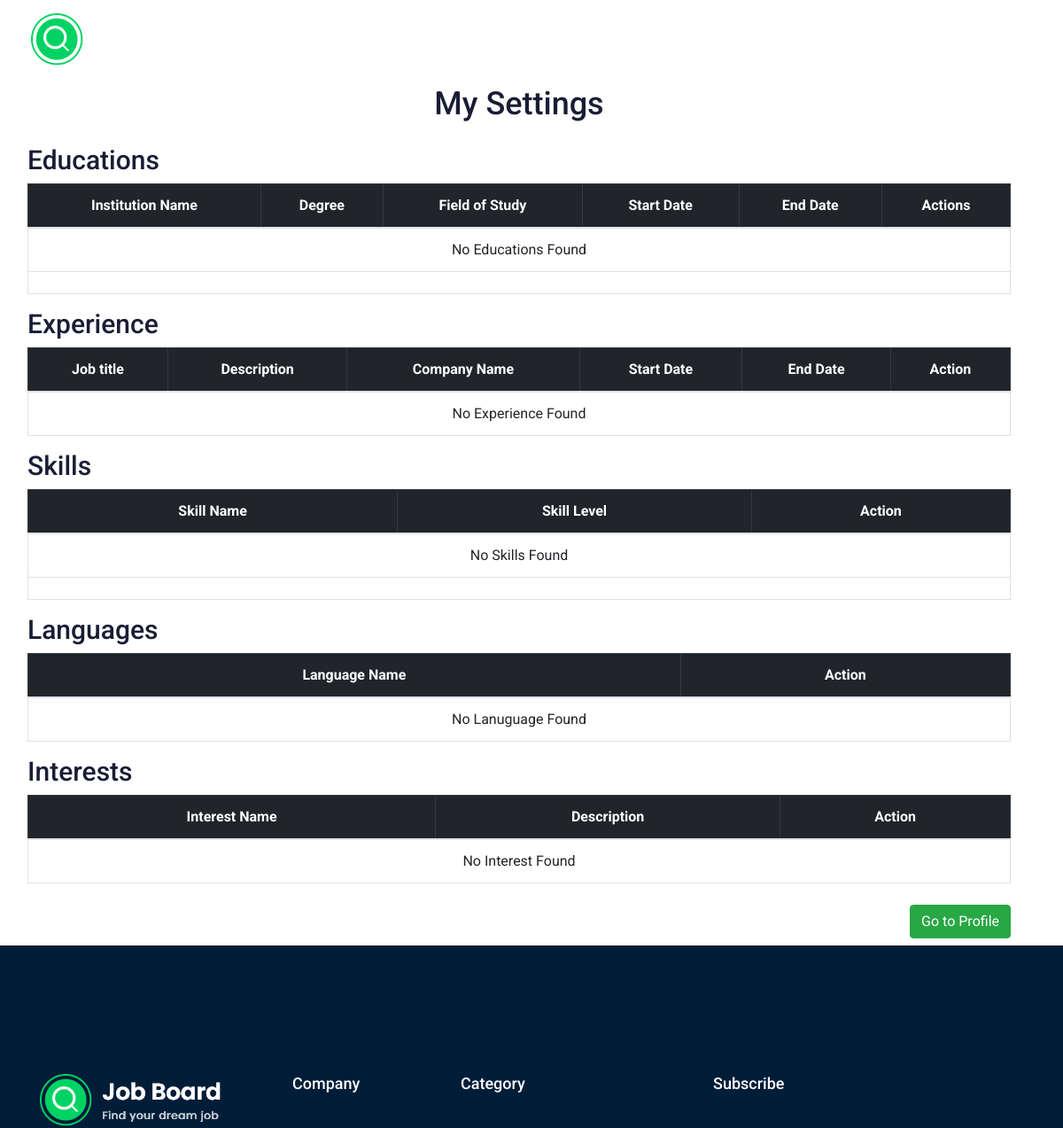
Page /my_settings/ (upper part) on the earlier database version.
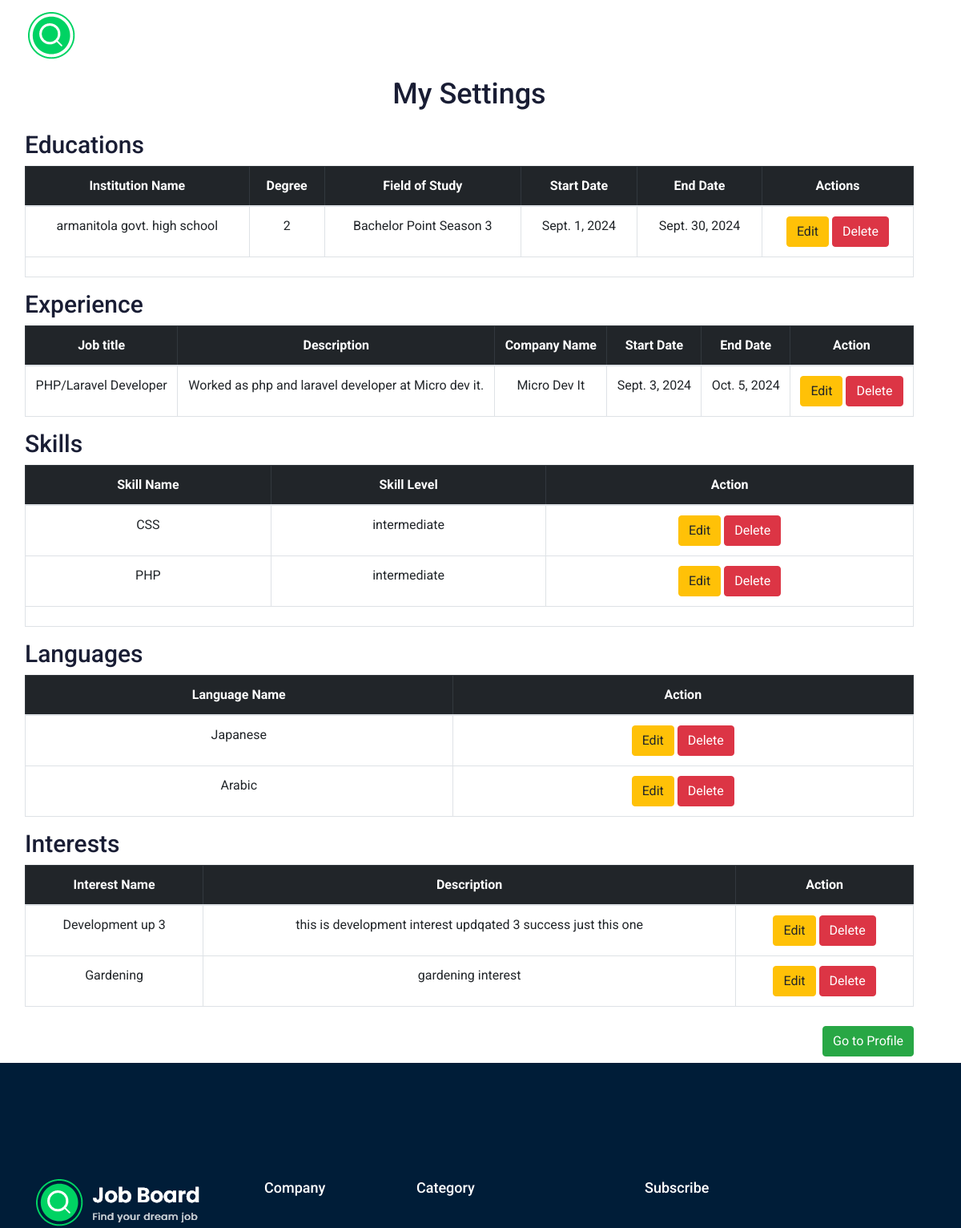
Same page on the later database version.
### App/models.py (models this page shows, shortened)
class EducationModel(models.Model):
    user = models.ForeignKey(CustomUser, on_delete=models.CASCADE, null=True)
    institution_name = models.CharField(max_length=50, null=True)
    degree = models.CharField(max_length=50, null=True)
    field_of_study = models.CharField(max_length=100, null=True)
    start_date = models.DateField(null=True)
    end_date = models.DateField(null=True)
    class meta:
        unique_together = ['user', 'institution_name', 'degree']

class ExperienceModel(models.Model):
    user = models.ForeignKey(CustomUser, on_delete=models.CASCADE, null=True)
    job_title = models.CharField(max_length=50, null=True)
    company_name = models.CharField(max_length=50, null=True)
    start_date = models.DateField(null=True)
    end_date = models.DateField(null=True)
    description = models.TextField(null=True)

class SkillModel(models.Model):
    skill_proficiency = [
        ('beginner', 'Beginner'),
        ('intermediate', 'Intermediate'),
        ('expert', 'Expert')
    ]
    user = models.ForeignKey(CustomUser,  on_delete=models.CASCADE, null=True)
    skill_name = models.CharField(max_length=100, null=True)
    skill_level = models.CharField(max_length=50, choices=skill_proficiency, null=True)
    class Meta:
        unique_together = ['user', 'skill_name']

class LanguageModel(models.Model):
    user = models.ForeignKey(CustomUser, on_delete=models.CASCADE, null=True)
    language_name = models.CharField(max_length=100, null=True)

class InterestModel(models.Model):
    user = models.ForeignKey(CustomUser, on_delete=models.CASCADE, null=True)
    interest_name = models.CharField(max_length=100, null=True)
    description = models.TextField(max_length=5000, null=True)

### myProject/views.py (the view)
# urls.py: path('my_settings/', my_settings, name='my_settings'),
def my_settings(req):
    current_user = req.user
    skills = SkillModel.objects.all()
    education = EducationModel.objects.all()
    experience = ExperienceModel.objects.all()
    language = LanguageModel.objects.all()
    interest = InterestModel.objects.all()
    context = {
        'skills':skills,
        'education':education,
        'experience':experience,
        'language':language,
        'interest':interest
    }
    return render(req, 'common/settings.html', context)

### templates/common/settings.html (shortened to what this page needs)
{% extends 'common/master.html' %}
{% block body %}
<div class="container mx-3 mt-5 pt-5">
    <h1 class="text-center">My Settings</h1>
    <div class="table-section mt-4">
            <h2>Educations</h2>
        <table class="table table-bordered text-center">
            <thead class="table-dark">
                <tr>
                    <th>Institution Name</th>
                    <th>Degree</th>
                    <th>Field of Study</th>
                    <th>Start Date</th>
                    <th>End Date</th>
                    <th>Actions</th>
                </tr>
            </thead>
            <tbody>
                {% for e in education %}
                <tr>
                    <td>{{e.institution_name}}</td>
                    <td>{{e.degree}}</td>
                    <td>{{e.field_of_study}}</td>
                    <td>{{e.start_date}}</td>
                    <td>{{e.end_date}}</td>
                    <td>
                        <a class='btn btn-warning' href="{% url 'edit_education' e.id %}">Edit</a>
                        <a class='btn btn-danger' href="{% url 'delete_education' e.id %}">Delete</a>
                    </td>
                </tr>
                {% empty %}
                <tr>
                    <td colspan="6" class='text-center'>No Educations Found</td>
                </tr>
                {% endfor %}
                <tr>
                   <td colspan="6">
                   </td>
                </tr>
            </tbody>
        </table>
        <h2>Experience</h2>
        <table class="table table-bordered text-center">
            <thead class="table-dark">
                <tr>
                    <th>Job title</th>
                    <th>Description</th>
                    <th>Company Name</th>
                    <th>Start Date</th>
                    <th>End Date</th>
                    <th>Action</th>
                </tr>
            </thead>
            <tbody>
                {% for ex in experience %}
                <tr>
                    <td>{{ex.job_title}}</td>
                    <td>{{ex.description}}</td>
                    <td>{{ex.company_name}}</td>
                    <td>{{ex.start_date}}</td>
                    <td>{{ex.end_date}}</td>
                    <td>
                        <a class='btn btn-warning' href="{% url 'edit_experience' ex.id %}">Edit</a>
                        <a class='btn btn-danger' href="{% url 'delete_experience' ex.id %}">Delete</a>
                    </td>
                </tr>
                {% empty %}
                <tr>
                    <td colspan="6" class='text-center'>No Experience Found</td>
                </tr>
                {% endfor %}
            </tbody>
        </table>
        <h2>Skills</h2>
        <table class="table table-bordered text-center">
            <thead class="table-dark">
                <tr>
                    <th>Skill Name</th>
                    <th>Skill Level</th>
                    <th>Action</th>
                </tr>
            </thead>
            <tbody>
                {% for s in skills %}
                <tr>
                    <td>{{s.skill_name}}</td>
                    <td>{{s.skill_level}}</td>
                    <td>
                        <a class='btn btn-warning' href="{% url 'edit_skill' s.id %}">Edit</a>
                        <a class='btn btn-danger' href="{% url 'delete_skill' s.id %}">Delete</a>
                    </td>
                </tr>
                {% empty %}
                <tr>
                    <td colspan="3" class='text-center'>No Skills Found</td>
                </tr>
                {% endfor %}
                <tr>
                    <td colspan="3">
                    </td>
                </tr>
            </tbody>
        </table>
        <h2>Languages</h2>
        <table class="table table-bordered text-center">
            <thead class="table-dark">
                <tr>
                    <th>Language Name</th>
                    <th>Action</th>
                </tr>
            </thead>
            <tbody>
                {% for l in language %}
                <tr>
                    <td>{{l.language_name}}</td>
                    <td>
                        <a class='btn btn-warning' href="{% url 'edit_language' l.id %}">Edit</a>
                        <a class='btn btn-danger' href="{% url 'delete_language' l.id %}">Delete</a>
                    </td>
                </tr>
                {% empty %}
                <tr>
                    <td colspan="6" class='text-center'>No Lanuguage Found</td>
                </tr>
                {% endfor %}
            </tbody>
        </table>
        <h2>Interests</h2>
        <table class="table table-bordered text-center">
            <thead class="table-dark">
                <tr>
                    <th>Interest Name</th>
                    <th>Description</th>
                    <th>Action</th>
                </tr>
            </thead>
            <tbody>
                {% for i in interest %}
                <tr>
                    <td>{{i.interest_name}}</td>
                    <td>{{i.description}}</td>
                    <td>
                        <a class='btn btn-warning' href="{% url 'edit_interest' i.id %}">Edit</a>
                        <a class='btn btn-danger' href="{% url 'delete_interest' i.id %}">Delete</a>
                    </td>
                </tr>
                {% empty %}
                <tr>
                    <td colspan="6" class='text-center'>No Interest Found</td>
                </tr>
                {% endfor %}
            </tbody>
        </table>
        <div class="d-flex justify-content-end">
            <a class='btn btn-success my-2 text-end' href="{% url 'profile' %}">Go to Profile</a>
        </div>
    </div>
</div>
{% endblock body %}

### templates/common/master.html (shortened to what this page needs)
<!doctype html>
{% load static %}
<html class="no-js" lang="zxx">
<head>
    <link rel="stylesheet" href="{% static 'css/bootstrap.min.css' %}">
    <link rel="stylesheet" href="{% static 'css/owl.carousel.min.css' %}">
    <link rel="stylesheet" href="{% static 'css/magnific-popup.css' %}">
    <link rel="stylesheet" href="{% static 'css/font-awesome.min.css' %}">
    <link rel="stylesheet" href="{% static 'css/themify-icons.css' %}">
    <link rel="stylesheet" href="{% static 'css/nice-select.css' %}">
    <link rel="stylesheet" href="{% static 'css/flaticon.css' %}">
    <link rel="stylesheet" href="{% static 'css/gijgo.css' %}">
    <link rel="stylesheet" href="{% static 'css/animate.min.css' %}">
    <link rel="stylesheet" href="{% static 'css/slicknav.css' %}">
    <link rel="stylesheet" href="{% static 'css/style.css' %}">
</head>
<body>
        {% include 'layouts/header.html' %}
        {% block body %}
        {% endblock body %}
    {% include 'layouts/footer.html' %}

### templates/layouts/header.html (shortened to what this page needs)
{% load static %}
<header>
    <div class="header-area ">
        <div id="sticky-header" class="main-header-area">
            <div class="container-fluid ">
                <div class="header_bottom_border">
                    <div class="row align-items-center">
                        <div class="col-xl-3 col-lg-2">
                            <div class="logo">
                                <a href="{% url 'home' %}">
                                    <img src="{% static 'img/logo.png' %}" alt="">
                                </a>
                            </div>
                        </div>
                        <div class="col-xl-6 col-lg-7">
                            <div class="main-menu  d-none d-lg-block">
                                <nav>
                                    <ul id="navigation">
                                        <li><a href="{% url 'home' %}">home</a></li>
                                        <li><a href="{% url 'browse_jobs' %}">Browse Job</a></li>
                                        <li><a href="{% url 'profile' %}">Your Profile</a></li>
                                        <li><a href="{% url 'contact' %}">Contact</a></li>
                                    </ul>
                                </nav>
                            </div>
                        </div>
                        <div class="col-xl-3 col-lg-3 d-none d-lg-block">
                        </div>
                        <div class="col-12">
                        </div>
                    </div>
                </div>
            </div>
        </div>
    </div>
</header>

### templates/layouts/footer.html (shortened to what this page needs)
{% load static %}
    <footer class="footer">
        <div class="footer_top">
            <div class="container">
                <div class="row">
                    <div class="col-xl-3 col-md-6 col-lg-3">
                        <div class="footer_widget wow fadeInUp" data-wow-duration="1s" data-wow-delay=".3s">
                            <div class="footer_logo">
                                <a href="#">
                                    <img src="{% static 'img/logo.png' %}" alt="">
                                </a>
                            </div>
                        </div>
                    </div>
                    <div class="col-xl-2 col-md-6 col-lg-2">
                        <div class="footer_widget wow fadeInUp" data-wow-duration="1.1s" data-wow-delay=".4s">
                            <h3 class="footer_title">
                                Company
                            </h3>
                        </div>
                    </div>
                    <div class="col-xl-3 col-md-6 col-lg-3">
                        <div class="footer_widget wow fadeInUp" data-wow-duration="1.2s" data-wow-delay=".5s">
                            <h3 class="footer_title">
                                Category
                            </h3>
                        </div>
                    </div>
                    <div class="col-xl-4 col-md-6 col-lg-4">
                        <div class="footer_widget wow fadeInUp" data-wow-duration="1.3s" data-wow-delay=".6s">
                            <h3 class="footer_title">
                                Subscribe
                            </h3>
                        </div>
                    </div>
                </div>
            </div>
        </div>
    </footer>
</body>
</html>

Differences in the rows shown:
added EducationModel: institution_name "armanitola govt. high school", degree "2", field_of_study "Bachelor Point Season 3", start_date "Sept. 1, 2024", end_date "Sept. 30, 2024"
added ExperienceModel: job_title "PHP/Laravel Developer", description "Worked as php and laravel developer at Micro dev it.", company_name "Micro Dev It", start_date "Sept. 3, 2024", end_date "Oct. 5, 2024"
added SkillModel: skill_name "CSS", skill_level "intermediate"
added SkillModel: skill_name "PHP", skill_level "intermediate"
added LanguageModel: language_name "Japanese"
added LanguageModel: language_name "Arabic"
added InterestModel: interest_name "Development up 3", description "this is development interest updqated 3 success just this one"
added InterestModel: interest_name "Gardening", description "gardening interest"
Other differences:
text no longer shown: "No Educations Found No Experience Found No Skills Found No Lanuguage Found No Interest Found"
